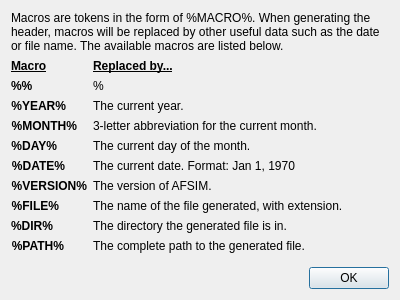
<?xml version="1.0" encoding="UTF-8"?>
<ui version="4.0">
 <class>MacroHelpDialog</class>
 <widget class="QDialog" name="MacroHelpDialog">
  <property name="geometry">
   <rect>
    <x>0</x>
    <y>0</y>
    <width>400</width>
    <height>300</height>
   </rect>
  </property>
  <property name="windowTitle">
   <string>Dialog</string>
  </property>
  <layout class="QVBoxLayout" name="verticalLayout">
   <item>
    <widget class="QLabel" name="label_8">
     <property name="text">
      <string>Macros are tokens in the form of %MACRO%. When generating the header, macros will be replaced by other useful data such as the date or file name. The available macros are listed below.</string>
     </property>
     <property name="wordWrap">
      <bool>true</bool>
     </property>
    </widget>
   </item>
   <item>
    <layout class="QFormLayout" name="formLayout">
     <item row="2" column="0">
      <widget class="QLabel" name="label">
       <property name="font">
        <font>
         <weight>75</weight>
         <bold>true</bold>
        </font>
       </property>
       <property name="text">
        <string>%YEAR%</string>
       </property>
       <property name="alignment">
        <set>Qt::AlignRight|Qt::AlignTrailing|Qt::AlignVCenter</set>
       </property>
      </widget>
     </item>
     <item row="2" column="1">
      <widget class="QLabel" name="label_2">
       <property name="text">
        <string>The current year.</string>
       </property>
      </widget>
     </item>
     <item row="3" column="0">
      <widget class="QLabel" name="label_3">
       <property name="font">
        <font>
         <weight>75</weight>
         <bold>true</bold>
        </font>
       </property>
       <property name="text">
        <string>%MONTH%</string>
       </property>
       <property name="alignment">
        <set>Qt::AlignRight|Qt::AlignTrailing|Qt::AlignVCenter</set>
       </property>
      </widget>
     </item>
     <item row="4" column="0">
      <widget class="QLabel" name="label_4">
       <property name="font">
        <font>
         <weight>75</weight>
         <bold>true</bold>
        </font>
       </property>
       <property name="text">
        <string>%DAY%</string>
       </property>
       <property name="alignment">
        <set>Qt::AlignRight|Qt::AlignTrailing|Qt::AlignVCenter</set>
       </property>
      </widget>
     </item>
     <item row="5" column="0">
      <widget class="QLabel" name="label_5">
       <property name="font">
        <font>
         <weight>75</weight>
         <bold>true</bold>
        </font>
       </property>
       <property name="text">
        <string>%DATE%</string>
       </property>
       <property name="alignment">
        <set>Qt::AlignRight|Qt::AlignTrailing|Qt::AlignVCenter</set>
       </property>
      </widget>
     </item>
     <item row="6" column="0">
      <widget class="QLabel" name="label_6">
       <property name="font">
        <font>
         <weight>75</weight>
         <bold>true</bold>
        </font>
       </property>
       <property name="text">
        <string>%VERSION%</string>
       </property>
       <property name="alignment">
        <set>Qt::AlignRight|Qt::AlignTrailing|Qt::AlignVCenter</set>
       </property>
      </widget>
     </item>
     <item row="7" column="0">
      <widget class="QLabel" name="label_7">
       <property name="font">
        <font>
         <weight>75</weight>
         <bold>true</bold>
        </font>
       </property>
       <property name="text">
        <string>%FILE%</string>
       </property>
       <property name="alignment">
        <set>Qt::AlignRight|Qt::AlignTrailing|Qt::AlignVCenter</set>
       </property>
      </widget>
     </item>
     <item row="8" column="0">
      <widget class="QLabel" name="label_9">
       <property name="font">
        <font>
         <weight>75</weight>
         <bold>true</bold>
        </font>
       </property>
       <property name="text">
        <string>%DIR%</string>
       </property>
       <property name="alignment">
        <set>Qt::AlignRight|Qt::AlignTrailing|Qt::AlignVCenter</set>
       </property>
      </widget>
     </item>
     <item row="9" column="0">
      <widget class="QLabel" name="label_10">
       <property name="font">
        <font>
         <weight>75</weight>
         <bold>true</bold>
        </font>
       </property>
       <property name="text">
        <string>%PATH%</string>
       </property>
       <property name="alignment">
        <set>Qt::AlignRight|Qt::AlignTrailing|Qt::AlignVCenter</set>
       </property>
      </widget>
     </item>
     <item row="0" column="0">
      <widget class="QLabel" name="label_11">
       <property name="font">
        <font>
         <weight>75</weight>
         <bold>true</bold>
         <underline>true</underline>
        </font>
       </property>
       <property name="text">
        <string>Macro</string>
       </property>
      </widget>
     </item>
     <item row="0" column="1">
      <widget class="QLabel" name="label_12">
       <property name="font">
        <font>
         <weight>75</weight>
         <bold>true</bold>
         <underline>true</underline>
        </font>
       </property>
       <property name="text">
        <string>Replaced by...</string>
       </property>
      </widget>
     </item>
     <item row="3" column="1">
      <widget class="QLabel" name="label_13">
       <property name="text">
        <string>3-letter abbreviation for the current month.</string>
       </property>
      </widget>
     </item>
     <item row="4" column="1">
      <widget class="QLabel" name="label_14">
       <property name="text">
        <string>The current day of the month.</string>
       </property>
      </widget>
     </item>
     <item row="5" column="1">
      <widget class="QLabel" name="label_15">
       <property name="text">
        <string>The current date. Format: Jan 1, 1970</string>
       </property>
      </widget>
     </item>
     <item row="6" column="1">
      <widget class="QLabel" name="label_16">
       <property name="text">
        <string>The version of AFSIM.</string>
       </property>
      </widget>
     </item>
     <item row="7" column="1">
      <widget class="QLabel" name="label_17">
       <property name="text">
        <string>The name of the file generated, with extension.</string>
       </property>
      </widget>
     </item>
     <item row="8" column="1">
      <widget class="QLabel" name="label_18">
       <property name="text">
        <string>The directory the generated file is in.</string>
       </property>
      </widget>
     </item>
     <item row="9" column="1">
      <widget class="QLabel" name="label_19">
       <property name="text">
        <string>The complete path to the generated file.</string>
       </property>
      </widget>
     </item>
     <item row="1" column="0">
      <widget class="QLabel" name="label_20">
       <property name="font">
        <font>
         <weight>75</weight>
         <bold>true</bold>
        </font>
       </property>
       <property name="text">
        <string>%%</string>
       </property>
      </widget>
     </item>
     <item row="1" column="1">
      <widget class="QLabel" name="label_21">
       <property name="text">
        <string>%</string>
       </property>
      </widget>
     </item>
    </layout>
   </item>
   <item>
    <spacer name="verticalSpacer">
     <property name="orientation">
      <enum>Qt::Vertical</enum>
     </property>
     <property name="sizeHint" stdset="0">
      <size>
       <width>20</width>
       <height>40</height>
      </size>
     </property>
    </spacer>
   </item>
   <item>
    <layout class="QHBoxLayout" name="horizontalLayout">
     <item>
      <spacer name="horizontalSpacer">
       <property name="orientation">
        <enum>Qt::Horizontal</enum>
       </property>
       <property name="sizeHint" stdset="0">
        <size>
         <width>40</width>
         <height>20</height>
        </size>
       </property>
      </spacer>
     </item>
     <item>
      <widget class="QPushButton" name="okButton">
       <property name="text">
        <string>OK</string>
       </property>
      </widget>
     </item>
    </layout>
   </item>
  </layout>
 </widget>
 <resources/>
 <connections/>
</ui>
